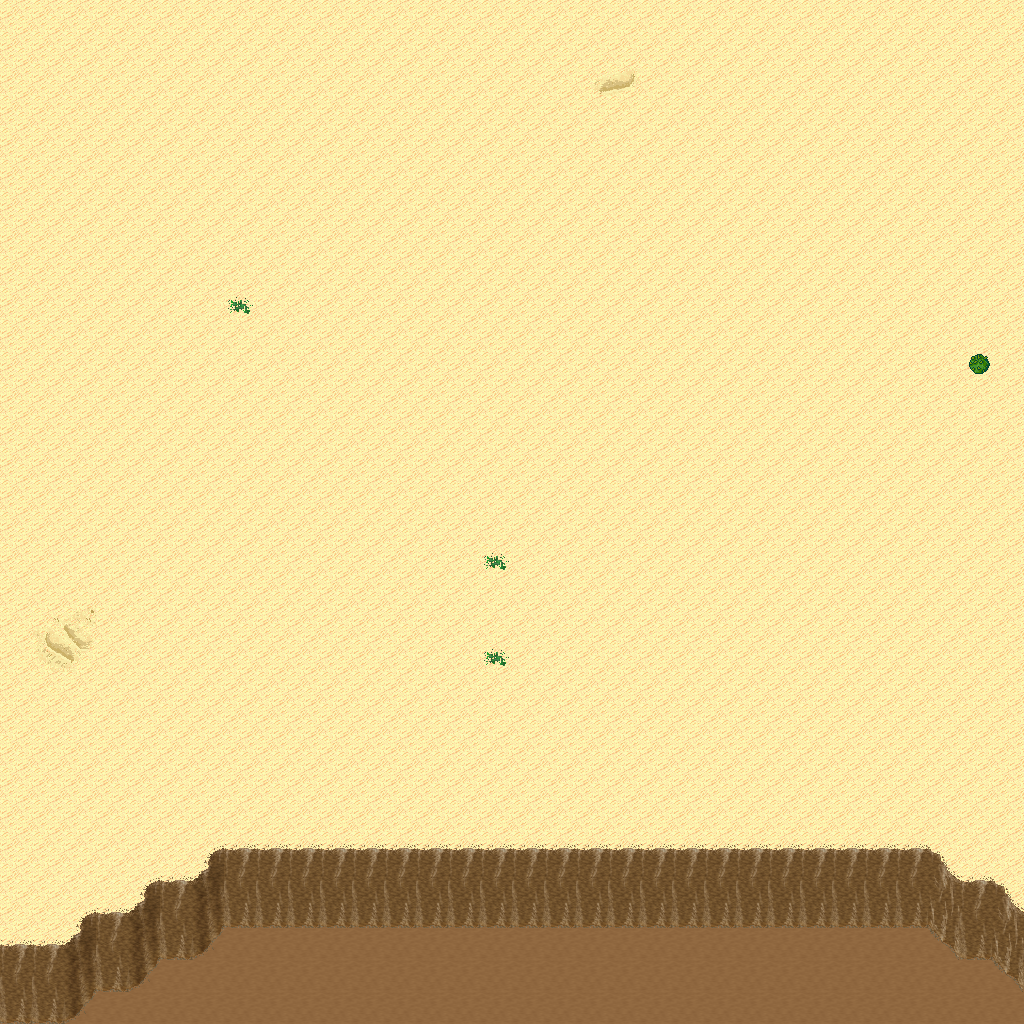

This is a level from a 2D game, rendered from its Tiled map with the project's own tilesets. A one-line summary and the map file follow, with tile-layer data summarised:
An orthogonal 32x32 tile map with 32x32 px tiles, 5 tile layers (Ground, Objects, Objects2, Above, ...), 1 hidden layer not drawn, 8 tilesets.

<map version="1.10" tiledversion="1.11.0" orientation="orthogonal" renderorder="right-down" width="32" height="32" tilewidth="32" tileheight="32" infinite="0" nextlayerid="11" nextobjectid="1">
 <tileset firstgid="1" name="logic_collision" tilewidth="32" tileheight="32" tilecount="1" columns="1">
  <image source="../drawable/logic_collision.png" width="32" height="32" />
 </tileset>
 <tileset firstgid="2" name="ground_ground" tilewidth="32" tileheight="32" tilecount="33" columns="3">
  <image source="../drawable/ground_ground.png" width="96" height="352" />
 </tileset>
 <tileset firstgid="35" name="ground_ridge_earth_pale" tilewidth="32" tileheight="32" tilecount="96" columns="12">
  <image source="../drawable/ground_ridge_earth_pale.png" width="384" height="256" />
 </tileset>
 <tileset firstgid="131" name="ground_ridge_earth_dark" tilewidth="32" tileheight="32" tilecount="96" columns="12">
  <image source="../drawable/ground_ridge_earth_dark.png" width="384" height="256" />
 </tileset>
 <tileset firstgid="227" name="terrain_desert" tilewidth="32" tileheight="32" tilecount="88" columns="8">
  <image source="../drawable/terrain_desert.png" width="256" height="352" />
 </tileset>
 <tileset firstgid="315" name="plant_tree_tree_darkgreen" tilewidth="32" tileheight="32" tilecount="88" columns="8">
  <image source="../drawable/plant_tree_tree_darkgreen.png" width="256" height="352" />
 </tileset>
 <tileset firstgid="403" name="ground_sand_2" tilewidth="32" tileheight="32" tilecount="15" columns="5">
  <image source="../drawable/ground_sand_2.png" width="160" height="96" />
 </tileset>
 <tileset firstgid="418" name="plant_cactus_2" tilewidth="32" tileheight="32" tilecount="10" columns="5">
  <image source="../drawable/plant_cactus_2.png" width="160" height="64" />
 </tileset>
 <layer id="1" name="Ground" width="32" height="32">
  <data>[1024 cells, 1024 non-empty, 9 distinct tile ids]</data>
 </layer>
 <layer id="2" name="Objects" width="32" height="32">
  <data>[1024 cells, 102 non-empty, 12 distinct tile ids]</data>
 </layer>
 <layer id="3" name="Objects2" width="32" height="32">
  <data>[1024 cells, 0 non-empty, 0 distinct tile ids]</data>
 </layer>
 <layer id="4" name="Above" width="32" height="32">
  <data>[1024 cells, 0 non-empty, 0 distinct tile ids]</data>
 </layer>
 <layer id="5" name="Above2" width="32" height="32">
  <data>[1024 cells, 0 non-empty, 0 distinct tile ids]</data>
 </layer>
 <layer id="6" name="Walkable" width="32" height="32" visible="0">
  <data>[1024 cells, 66 non-empty, 1 distinct tile ids]</data>
 </layer>
 <objectgroup id="7" name="Mapevents" />
 <objectgroup id="8" name="Spawn" />
 <objectgroup id="9" name="Keys" />
 <objectgroup id="10" name="Replace" />
</map>
